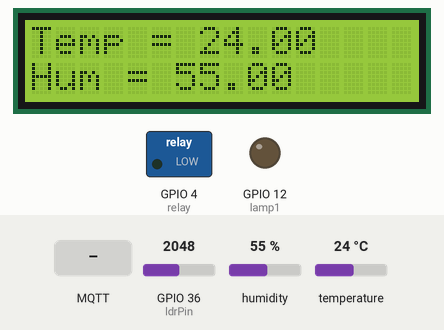
A sketch run on a simulated ESP32. On the bench: 16×2 character LCD, switched loads named in the sketch (green lamp = pin HIGH), output pins drawn as LEDs (lit = HIGH). The inputs (shaded band) are chosen by the test bench; at power-on: humidity 55 %, temperature 24 °C, GPIO 36 (ldrPin) = 2048. WiFi joins after 1.5 s; servers stay silent unless stated; random numbers use the default seed unless the sketch sets one; no MQTT or app messages arrive unless stated; what the sketch prints to the serial monitor is not drawn.

Above: at 2.7 s.
2.8 s: MQTT message "On" arrives on the first subscribed topic
At 3.1 s:
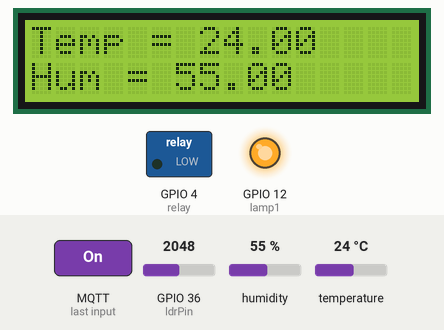
4.3 s: humidity set to 22 %
At 6.7 s:
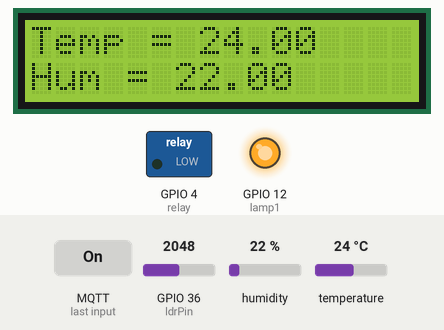
7.5 s: temperature set to 12 °C
At 11.0 s:
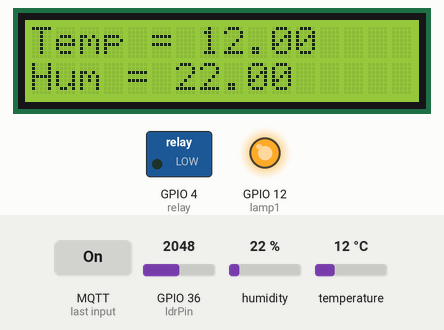
15.5 s: MQTT message "Off" arrives on the first subscribed topic
At 16.4 s:
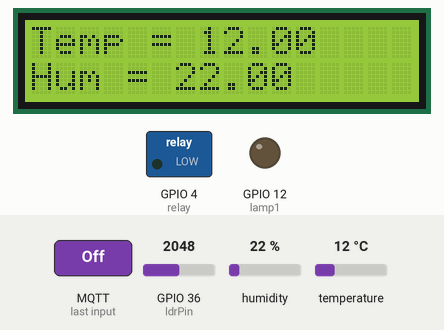
17.0 s: humidity set to 40 %
At 18.4 s:
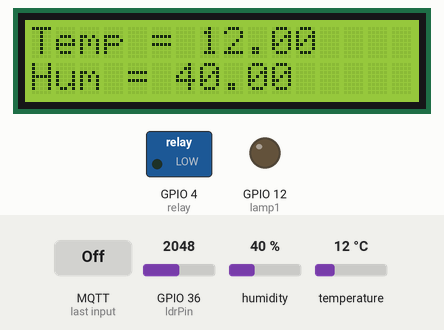
Timing chart, 0 to 20.0 s (numbered marks = the images above; inputs shaded):
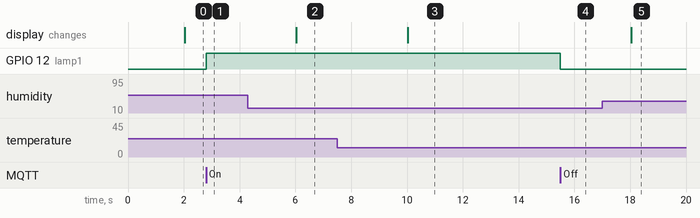

Measured:
- after the input at 2.8 s, GPIO 12 (lamp1): LOW → HIGH at once
- after the input at 4.3 s, the display: changes after 1.7 s (image 2)
- after the input at 7.5 s, the display: changes after 2.5 s (image 3)
- after the input at 15.5 s, GPIO 12 (lamp1): HIGH → LOW at once
- after the input at 17.0 s, the display: changes after 1.0 s (image 5)

The sketch:

Node-Red_Wokwi.ino
```cpp
#include <WiFi.h>
#include <PubSubClient.h>
#include <DHT.h>
#include <Wire.h>
#include <LiquidCrystal_I2C.h>

#define DHTPIN  13
#define ldrPin 36
#define lamp1 12
#define relay 4
#define DHTTYPE DHT22

DHT dht(DHTPIN, DHTTYPE);
LiquidCrystal_I2C lcd(0x27, 16, 2);

// Update these with values suitable for your network.
const char* ssid = "Wokwi-GUEST";
const char* password = "";
const char* mqtt_server = "public.mqtthq.com";
const char* username = "";
const char* pass = "";

const float GAMMA = 0.7;
const float RL10 = 50;

char str_hum_data[10];
char str_temp_data[10];
char str_lux[10];

float temp_data;
int autoswitch;
int manualswitch;

WiFiClient espClient;
PubSubClient client(espClient);
unsigned long lastMsg = 0;
#define MSG_BUFFER_SIZE  (50)
char msg[MSG_BUFFER_SIZE];
int value = 0;

#define sub1 "status"

void setup_wifi() {
  delay(10);
  Serial.println();
  Serial.print("Connecting to ");
  Serial.println(ssid);

  WiFi.mode(WIFI_STA);
  WiFi.begin(ssid, password);

  while (WiFi.status() != WL_CONNECTED) {
    delay(500);
    Serial.print(".");
  }

  randomSeed(micros());

  Serial.println("");
  Serial.println("WiFi connected");
  Serial.println("IP address: ");
  Serial.println(WiFi.localIP());
}

void callback(char* topic, byte* payload, unsigned int length) {
  Serial.print("Message arrived [");
  Serial.print(topic);
  Serial.print("] ");
  String messageLamp;
  String messagekontrol;

  if(strstr(topic, "rumah_arief/kendali")){
    for (int i = 0; i < length; i++) {
      Serial.print((char)payload[i]);
      messagekontrol += (char)payload[i];
    }
    if(messagekontrol == "auto"){
      autoswitch = 1;
    }
    else if (messagekontrol == "manual"){
      autoswitch = 0;
    }
  }
  if (strstr(topic, "rumah_arief/kamar_1/lamp")) {
        for (int i = 0; i < length; i++) {
          Serial.print((char)payload[i]);
          messageLamp += (char)payload[i];
        }
        if (messageLamp == "On") {
          digitalWrite(lamp1, HIGH);
        }
        else if (messageLamp == "Off") {
          digitalWrite(lamp1, LOW);
        }
  }
  Serial.println();
}

void reconnect() {
  while (!client.connected()) {
    Serial.print("Attempting MQTT connection...");
    String clientId = "ESP8266Client-";
    clientId += String(random(0xffff), HEX);
    if (client.connect(clientId.c_str(), username, pass)) {
      Serial.println("connected");
      client.subscribe("rumah_arief/kamar_1/lamp");
      client.subscribe("rumah_arief/kendali");
    } else {
      Serial.print("failed, rc=");
      Serial.print(client.state());
      Serial.println(" try again in 5 seconds");
      delay(5000);
    }
  }
}

void setup() {
  Serial.begin(115200);
  Serial.println("Hello, Muhammad Arief Fahmi Surbakti");
  dht.begin();
  lcd.init();
  lcd.backlight();
  setup_wifi();
  client.setServer(mqtt_server, 1883);
  client.setCallback(callback);
  pinMode(lamp1, OUTPUT);
  pinMode(relay, OUTPUT);
}

void loop() {
  if (!client.connected()) {
    reconnect();
  }
  client.loop();

  unsigned long now = millis();

  if (now - lastMsg > 2000) {
    int intensitas = analogRead(ldrPin);
    float voltage = intensitas / 4095.0 * 5.0;
    float resistance = 2000 * voltage / (1 - voltage / 5.0);
    float lux = pow(RL10 * 1e3 * pow(10, GAMMA) / resistance, (1 / GAMMA));

    float hum_data = dht.readHumidity();
    dtostrf(hum_data, 4, 2, str_hum_data);
    temp_data = dht.readTemperature(); // or dht.readTemperature(true) for Fahrenheit
    dtostrf(temp_data, 4, 2, str_temp_data);
    dtostrf(lux, 4, 2, str_lux);

    if(autoswitch == 1){
      if (temp_data > 40){
        digitalWrite(relay, HIGH);
        client.publish("rumah_arief/kamar_1/ac", "On");
      }
      else{
        digitalWrite(relay, LOW);
        client.publish("rumah_arief/kamar_1/ac", "Off");
      }

      if(lux > 500){
        digitalWrite(lamp1, HIGH);
        client.publish("rumah_arief/kamar_1/lamp", "On");
      }
      else{
        digitalWrite(lamp1, LOW);
        client.publish("rumah_arief/kamar_1/lamp", "Off");
      }
    }


    lcd.setCursor(0,0);
    lcd.print("Temp = ");
    lcd.print(str_temp_data);
    lcd.setCursor(0,1);
    lcd.print("Hum = ");
    lcd.print(str_hum_data);

    lastMsg = now;
    Serial.println("Publish message: ");
    Serial.print("Temperature:  "); Serial.println(str_temp_data);
    client.publish("rumah_arief/kamar_1/suhu", str_temp_data);
    Serial.print("Humidity:  "); Serial.println(str_hum_data);
    client.publish("rumah_arief/kamar_1/humidity", str_hum_data);
    Serial.print("Cahaya Luar:  "); Serial.println(str_lux);
    client.publish("rumah_arief/kamar_1/cahaya", str_lux);
  }
}
```
